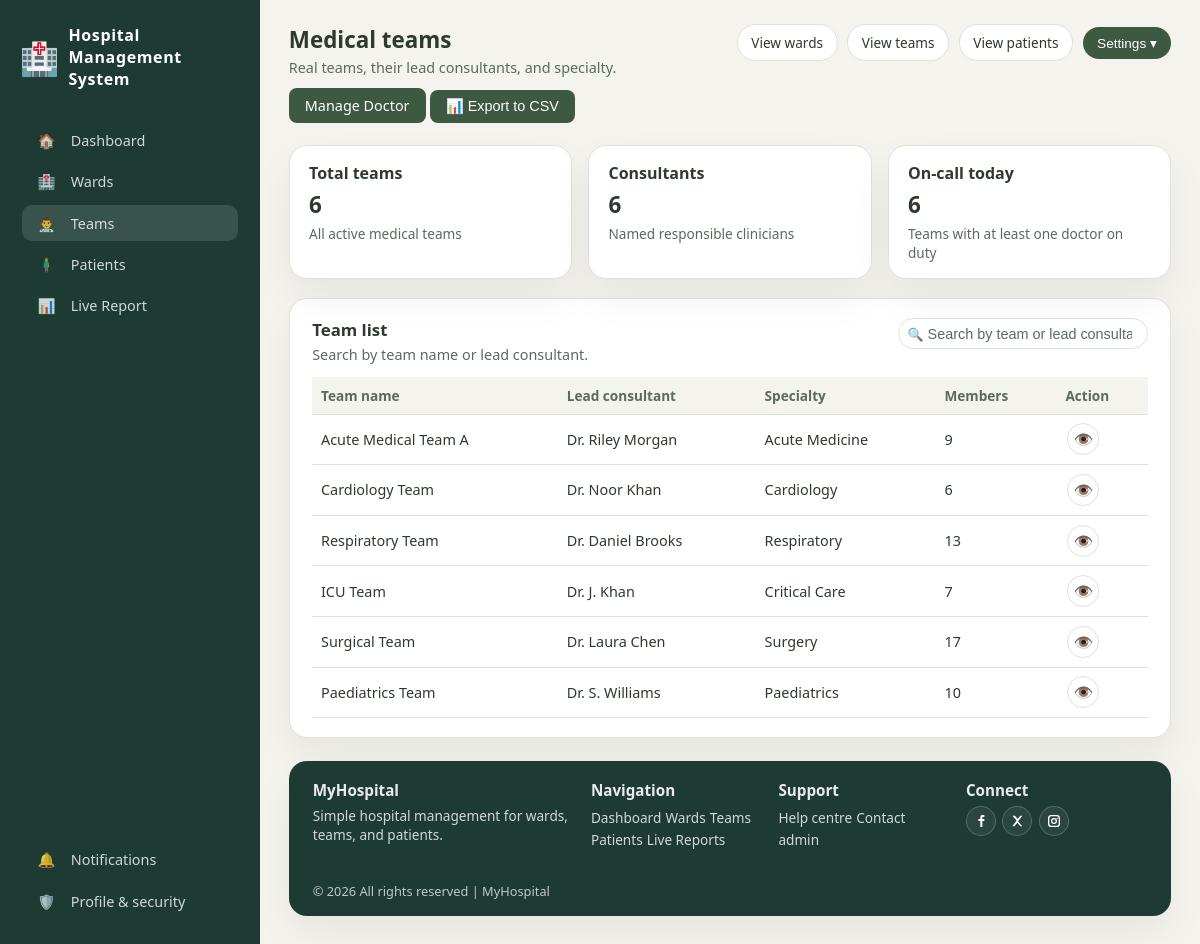
The page /teams (signed in) on the database its author committed.
### tables this page shows
CREATE TABLE teams (
            id INTEGER PRIMARY KEY AUTOINCREMENT,
            name TEXT NOT NULL,
            specialty TEXT NOT NULL,
            members INTEGER DEFAULT 0,
            lead TEXT,
            created_at TIMESTAMP DEFAULT CURRENT_TIMESTAMP
        );

### app.py (the view)
@app.route("/teams")
@login_required
def teams_page():
    conn = get_db_connection()
    teams = conn.execute("SELECT * FROM teams ORDER BY created_at DESC").fetchall()
    teams_with_counts = []
    for team in teams:
        member_count = conn.execute(
            "SELECT COUNT(*) FROM doctors WHERE team_id = ?", (team['id'],)
        ).fetchone()[0]
        teams_with_counts.append({
            'id': team['id'],
            'name': team['name'],
            'specialty': team['specialty'],
            'lead': team['lead'],
            'members': member_count
        })
    consultants_count = conn.execute(
        "SELECT COUNT(*) FROM doctors WHERE grade LIKE '%Consultant%'"
    ).fetchone()[0]
    teams_oncall = conn.execute("""
        SELECT COUNT(DISTINCT t.id)
        FROM teams t
        JOIN doctors d ON d.team_id = t.id
        WHERE d.on_duty = 1
    """).fetchone()[0]
    conn.close()
    return render_template("teams.html", teams=teams_with_counts,
                           consultants_count=consultants_count,
                           teams_oncall=teams_oncall)

### app.py (called while the page is built)
@app.context_processor
def inject_user():
    return dict(user_role=session.get('role'), user_id=session.get('user_id'))

def login_required(f):
    @wraps(f)
    def decorated(*args, **kwargs):
        if not session.get("user_id"):
            return redirect(url_for("login_page"))
        return f(*args, **kwargs)
    return decorated

def get_db_connection():
    conn = sqlite3.connect(DATABASE_PATH)
    conn.row_factory = sqlite3.Row
    return conn

### templates/teams.html (shortened to what this page needs)
{% extends "base.html" %}
{% block extra_css %}
<link rel="stylesheet" href="/static/css/teams.css">
{% endblock %}
{% block active_teams %}active{% endblock %}
{% block page_title %}Medical teams{% endblock %}
{% block page_subtitle %}Real teams, their lead consultants, and specialty.{% endblock %}
{% block top_actions %}
{{ super() }}
{% endblock %}
{% block content %}
<section class="action-buttons-section">
  <div class="action-buttons-container">
    {% if user_role == 'admin' %}
    <a href="/manage-doctors" class="primary-btn">Manage Doctor</a>
    <button id="exportTeamsBtn" class="primary-btn">📊 Export to CSV</button>
    {% endif %}
  </div>
</section>
<br>
<section class="summary-row">
  <article class="summary-card">
    <h2>Total teams</h2>
    <p class="summary-value">{{ teams|length }}</p>
    <p class="summary-label">All active medical teams</p>
  </article>
  <article class="summary-card">
    <h2>Consultants</h2>
    <p class="summary-value">{{ consultants_count }}</p>
    <p class="summary-label">Named responsible clinicians</p>
  </article>
  <article class="summary-card">
    <h2>On‑call today</h2>
    <p class="summary-value">{{ teams_oncall }}</p>
    <p class="summary-label">Teams with at least one doctor on duty</p>
  </article>
</section>
<section class="table-card">
  <div class="table-card-header">
    <div>
      <h2>Team list</h2>
      <p>Search by team name or lead consultant.</p>
    </div>
    <div class="table-actions">
      <div class="search-wrapper">
        <span class="search-icon">🔍</span>
        <input type="text" id="teamSearch" placeholder="Search by team or lead consultant..." autocomplete="off" />
      </div>
    </div>
  </div>
  <div class="table-scroll">
    <table class="data-table" id="teamsTable">
      <thead>
        <tr>
          <th>Team name</th>
          <th>Lead consultant</th>
          <th>Specialty</th>
          <th>Members</th>
          <th>Action</th>
        </tr>
      </thead>
      <tbody>
        {% for team in teams %}
        <tr>
          <td><a href="/team/{{ team.id }}">{{ team.name }}</a></td>
          <td>{{ team.lead if team.lead else '—' }}</td>
          <td>{{ team.specialty }}</td>
          <td>{{ team.members }}</td>
          <td><a href="/team/{{ team.id }}" class="btn-action btn-view" title="View Details">👁️</a></td>
        </tr>
        {% endfor %}
      </tbody>
    </table>
  </div>
</section>
<br>
{% endblock %}

### static/css/base.css (style rules this page uses)
* { box-sizing: border-box; }
html[data-theme="light"] { --bg-page: #f5f3ed; --bg-main: #ffffff; --bg-hero: #e8f5d3; --bg-feature: #f5f3ed; --bg-card: #ffffff; --bg-sidebar: #1d3b32; --bg-pill: #d9edcf; --text-main: #2d3a2e; --text-muted: #5a6a5f; --text-invert: #ffffff; --accent: #3d5941; --accent-soft: #6c8f5f; --accent-pill: #325037; --border-subtle: #dde3d8; --shadow-soft: 0 18px 40px rgba(0, 0, 0, 0.06); }
html, body { margin: 0; padding: 0; height: 100%; overflow: hidden; font-family: system-ui, -apple-system, BlinkMacSystemFont, "Segoe UI", sans-serif; background: var(--bg-page); color: var(--text-main); }

### static/css/teams.css (style rules this page uses)
.summary-row { display: grid; grid-template-columns: repeat(3, minmax(0, 1fr)); gap: 1rem; margin-bottom: 1.2rem; }
a { text-decoration: none; }
.primary-btn { padding: 0.5rem 1rem; background: var(--accent); color: white; border: none; border-radius: 8px; text-decoration: none; font-size: 0.9rem; cursor: pointer; transition: background 0.2s; white-space: nowrap; }
.summary-card { background: var(--bg-card); border-radius: 18px; padding: 1rem 1.2rem; border: 1px solid var(--border-subtle); box-shadow: var(--shadow-soft); }
.summary-card h2 { margin: 0 0 0.3rem; font-size: 1rem; }
.summary-value { margin: 0 0 0.25rem; font-size: 1.4rem; font-weight: 600; }
.summary-label { margin: 0; font-size: 0.85rem; color: var(--text-muted); }
.table-card { background: var(--bg-main); border-radius: 18px; padding: 1.2rem 1.4rem; border: 1px solid var(--border-subtle); box-shadow: var(--shadow-soft); display: flex; flex-direction: column; }
.table-card-header { display: flex; justify-content: space-between; align-items: flex-start; gap: 1rem; margin-bottom: 0.8rem; }
.table-card-header h2 { margin: 0 0 0.25rem; font-size: 1.05rem; }
.table-card-header p { margin: 0; font-size: 0.9rem; color: var(--text-muted); }
.table-actions { display: flex; align-items: center; gap: 0.6rem; flex-wrap: wrap; }
.search-wrapper { position: relative; }
.search-wrapper input { padding: 0.4rem 0.9rem 0.4rem 1.8rem; border-radius: 999px; border: 1px solid var(--border-subtle); background: var(--bg-main); font-size: 0.9rem; color: var(--text-main); width: 250px; }
.search-wrapper input::placeholder { color: var(--text-muted); }
.search-icon { position: absolute; left: 0.6rem; top: 50%; transform: translateY(-50%); font-size: 0.8rem; }
.table-scroll { overflow-x: auto; }
.data-table { width: 100%; border-collapse: collapse; font-size: 0.9rem; }
.data-table thead { background: var(--bg-feature); }
.data-table th, .data-table td { padding: 0.55rem 0.55rem; text-align: left; border-bottom: 1px solid var(--border-subtle); }
.data-table th { font-weight: 600; font-size: 0.85rem; color: var(--text-muted); }
.data-table tbody a { color: var(--text-main); text-decoration: none; }
.btn-action { width: 32px; height: 32px; border-radius: 50%; border: 1px solid var(--border-subtle); background: var(--bg-main); cursor: pointer; display: inline-flex; align-items: center; justify-content: center; text-decoration: none; font-size: 1rem; margin: 0 2px; transition: all 0.2s ease; }

### rows shown on the page
teams: name "Acute Medical Team A", lead "Dr. Riley Morgan", specialty "Acute Medicine", members "9"
teams: name "Cardiology Team", lead "Dr. Noor Khan", specialty "Cardiology", members "6"
teams: name "Respiratory Team", lead "Dr. Daniel Brooks", specialty "Respiratory", members "13"
teams: name "ICU Team", lead "Dr. J. Khan", specialty "Critical Care", members "7"
teams: name "Surgical Team", lead "Dr. Laura Chen", specialty "Surgery", members "17"
teams: name "Paediatrics Team", lead "Dr. S. Williams", specialty "Paediatrics", members "10"

### other values the page prints
{{ teams|length }} "6"
{{ consultants_count }} "6"
{{ teams_oncall }} "6"
